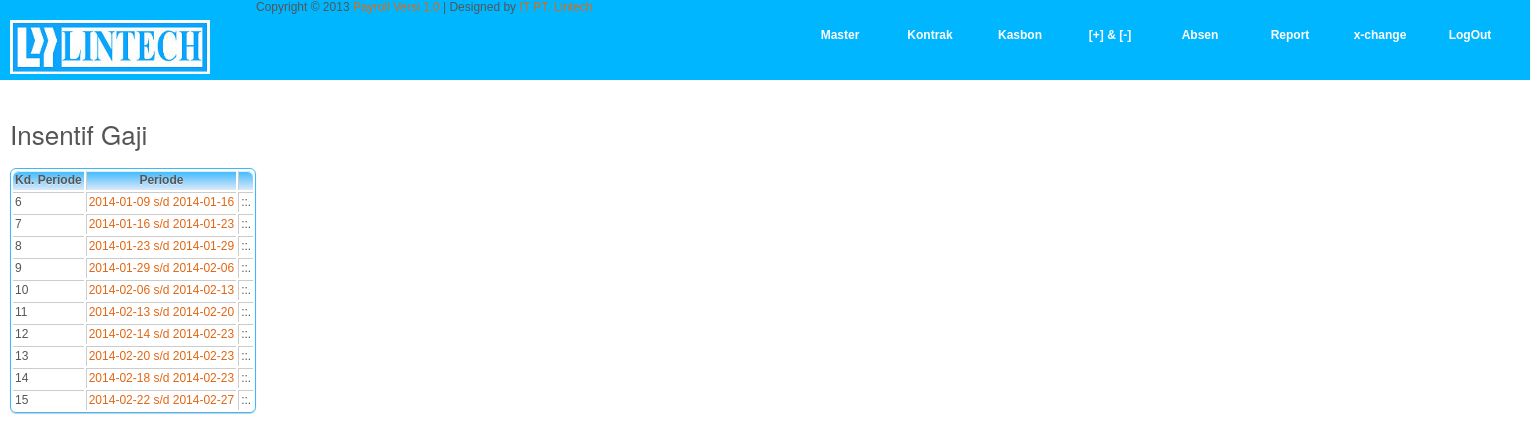
The app's page /periode_cekinout.php with its own data.
### tables this page shows
CREATE TABLE IF NOT EXISTS `periode` (
  `kd_periode` int(11) NOT NULL,
  `nama_periode` varchar(32) NOT NULL,
  `tgl_awal` date NOT NULL,
  `tgl_akhir` date NOT NULL,
  `potongan_jamsos` smallint(6) NOT NULL DEFAULT '0',
  PRIMARY KEY (`kd_periode`)
);

### periode_cekinout.php (the view, shortened to what this page needs)
<?php
require_once('connections/conn_mysqli_procedural.php');
$qry_periode = "
SELECT * FROM periode ORDER BY kd_periode
 ";
$rs_periode = mysqli_query($link, $qry_periode) or die(mysqli_error($link));
?>
<!DOCTYPE html PUBLIC "-//W3C//DTD XHTML 1.0 Transitional//EN" "http://www.w3.org/TR/xhtml1/DTD/xhtml1-transitional.dtd">
<html xmlns="http://www.w3.org/1999/xhtml">
<head>
<link href="templatemo_style.css" rel="stylesheet" type="text/css" />
<link rel="stylesheet" type="text/css" href="css/ddsmoothmenu.css" />
<link rel="stylesheet" href="css/slimbox2.css" type="text/css" media="screen" />
</head>
<body>
<?php require_once('header.inc'); ?>
<div id="templatemo_main" class="wrapper">
	<h2>Insentif Gaji</h2>
		<table class="bordered">
		<thead>
		<tr>
		<th> Kd. Periode </th><th> Periode </th><th>  </th>
		</tr>
		</thead>
		<?php while($row_periode = mysqli_fetch_assoc($rs_periode)) { ?>
		<tr>
		<td><?php echo $row_periode['kd_periode'];?></td>
		<td> <a href="cekinout.php?kd_periode=<?php echo $row_periode['kd_periode'];?>"><?php echo $row_periode['tgl_awal']." s/d ".$row_periode['tgl_akhir'];?></a> </td>
		<td> ::. </td>
		</tr>
		<?php } ?>
		</table>
	</div>
</body>
</html>

### templatemo_style.css (style rules this page uses)
body { margin: 0; padding: 0; color: #555; font-family: Verdana, Arial, Helvetica, sans-serif; font-size: 12px; line-height: 15px; background-color: #fff; }
h1, h2, h3, h4, h5, h6 { color:#555; font-weight:400; padding: 0; margin: 0; font-family: "Helvetica Neue",Helvetica,Arial,sans-serif }
h2 { font-size:26px; margin-bottom: 20px; line-height: 28px }
a:link, a:visited { color:#e16715; text-decoration: none }
.wrapper { height: 2900px; width: 1500px; padding: 0 10px; margin: 0px; }
#templatemo_main { padding: 40px 10px; background: # }
.bordered { border: solid #3BB9FF 1px; -moz-border-radius: 6px; -webkit-border-radius: 6px; border-radius: 6px; -webkit-box-shadow: 0 1px 1px #ccc; -moz-box-shadow: 0 1px 1px #ccc; box-shadow: 0 1px 1px #ccc; }
.bordered td, .bordered th { border-left: 1px solid #ccc; border-top: 1px solid #ccc; padding: 2px; text-align: none; }
.bordered th { background-color: #dce9f9; background-image: -webkit-gradient(linear, left top, left bottom, from(#3BB9FF), to(#dce9f9)); background-image: -webkit-linear-gradient(top, #3BB9FF, #dce9f9); background-image: -moz-linear-gradient(top, #3BB9FF, #88F188); background-image: -ms-linear-gradient(top, #3BB9FF, #08630E); background-image: -o-linear-gradient(top, #3BB9FF, #08630E); background-image: linear-gradient(top, #3BB9FF, #08630E); -webkit-box-shadow: 0 1px 0 rgba(255,255,255,.8) inset; -moz-box-shadow:0 1px 0 rgba(255,255,255,.8) inset; box-shadow: 0 1px 0 rgba(255,255,255,.8) inset; border-top: none; text-shadow: 0 1px 0 rgba(255,255,255,.5); }
.bordered td:first-child, .bordered th:first-child { border-left: none; }
.bordered th:first-child { -moz-border-radius: 6px 0 0 0; -webkit-border-radius: 6px 0 0 0; border-radius: 6px 0 0 0; }
.bordered th:last-child { -moz-border-radius: 0 6px 0 0; -webkit-border-radius: 0 6px 0 0; border-radius: 0 6px 0 0; }
.bordered tr:last-child td:first-child { -moz-border-radius: 0 0 0 6px; -webkit-border-radius: 0 0 0 6px; border-radius: 0 0 0 6px; }
.bordered tr:last-child td:last-child { -moz-border-radius: 0 0 6px 0; -webkit-border-radius: 0 0 6px 0; border-radius: 0 0 6px 0; }

### records on screen
periode: kd_periode "6", tgl_awal "2014-01-09", tgl_akhir "2014-01-16"
periode: kd_periode "7", tgl_awal "2014-01-16", tgl_akhir "2014-01-23"
periode: kd_periode "8", tgl_awal "2014-01-23", tgl_akhir "2014-01-29"
periode: kd_periode "9", tgl_awal "2014-01-29", tgl_akhir "2014-02-06"
periode: kd_periode "10", tgl_awal "2014-02-06", tgl_akhir "2014-02-13"
periode: kd_periode "11", tgl_awal "2014-02-13", tgl_akhir "2014-02-20"
periode: kd_periode "12", tgl_awal "2014-02-14", tgl_akhir "2014-02-23"
periode: kd_periode "13", tgl_awal "2014-02-20", tgl_akhir "2014-02-23"
periode: kd_periode "14", tgl_awal "2014-02-18", tgl_akhir "2014-02-23"
periode: kd_periode "15", tgl_awal "2014-02-22", tgl_akhir "2014-02-27"
